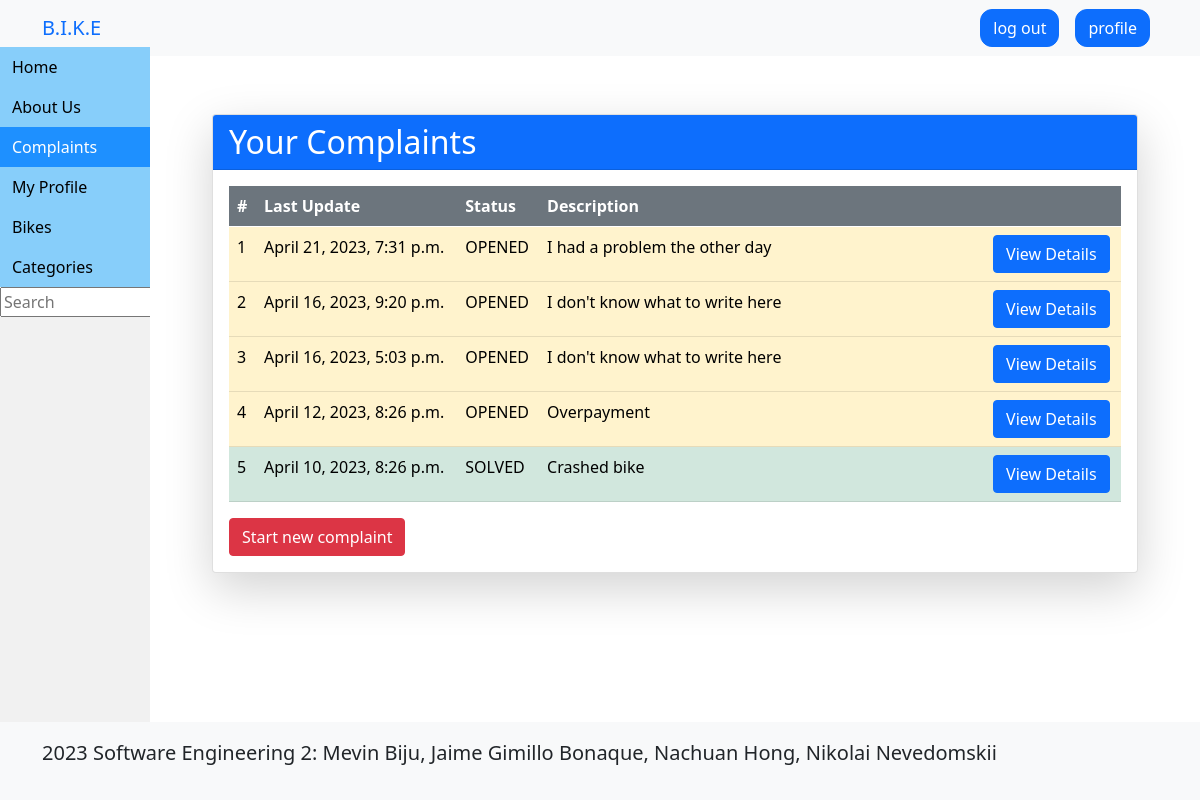
Page /complaints/ (signed in) on the committed database.
### bike/models.py (models this page shows, shortened)
class Complaint(models.Model):
    id = models.UUIDField(primary_key=True, default=uuid.uuid4, editable=False)
    lastUpdate = models.DateTimeField(default=now)
    customer = models.ForeignKey(User, related_name='customer_complaint', on_delete=models.CASCADE)
    worker = models.ForeignKey(User, related_name='worker_complaint', on_delete=models.SET_NULL, null=True)
    mechanic = models.ForeignKey(User, related_name='mechanic_complaint', on_delete=models.SET_NULL, null=True)
    description = models.CharField(max_length=256)
    status = models.CharField(
        _('status'), default=ComplaintStatus.UNATTACHED.name, choices=ComplaintStatus.choices(), max_length=32
    )
    class Meta:
        ordering = ['-lastUpdate']

### bike/views.py (the view)
# urls.py: path('complaints/', views.complaints_request, name='complaints'),
def complaints_request(request):
    user = get_user(request)
    if not user:
        return redirect('login')
    if user.is_worker():
        return render(request, 'complaints/base_complaints.html',
                      {'complaints': Complaint.objects.filter(worker=user)})
    return render(request, 'complaints/customer_complaints.html',
                  {'complaints': Complaint.objects.filter(customer=user)})

### bike/models.py (called while the page is built)
    def is_worker(self):
        return self.groups.filter(name='worker').exists()

### bike/views.py (called while the page is built)
def get_user(request):
    if not request.user.is_authenticated:
        messages.error(request, 'You are must login to perform some actions.')
        return None
    return User.objects.get(username=request.user.username)

### templates/complaints/customer_complaints.html
{% extends 'complaints/base_complaints.html' %}
{% block complaints-extra %}
	<a href="{% url 'new_complaint' %}" class="btn btn-danger">
		Start new complaint
	</a>
{% endblock %}

### templates/complaints/base_complaints.html
{% extends 'base.html' %}
{% block content %}
	<div class="container mt-5">
		<div class="row justify-content-center">
			<div class="col-lg-12 col-md-12">
				<div class="card shadow-lg">
					<div class="card-header bg-primary text-white">
						<h2 class="mb-0">Your Complaints</h2>
					</div>
					<div class="card-body">
						<div class="table-responsive">
							<table class="table table-hover ">
								<thead class="bg-secondary text-white">
									<tr>
										<th scope="col">#</th>
										<th scope="col">Last Update</th>
										<th scope="col">Status</th>
										<th class="w-50" scope="col">Description</th>
										<th scope="col"></th>
									</tr>
								</thead>
								<tbody>
									{% for complaint in complaints %}
										{% if complaint.status != 'CLOSED' %}
											<tr class="
												{% if complaint.status == 'UNATTACHED' %} table-secondary
												{% elif complaint.status == 'OPENED' %} table-warning
												{% else %} table-success
												{% endif %}">
												<td>{{ forloop.counter }}</td>
												<td>{{ complaint.lastUpdate }}</td>
												<td>{{ complaint.status }}</td>
												<td>{{ complaint.description }}</td>
												<td><a href="{% url 'complaint' complaint.id %}" class="btn btn-primary">View Details</a></td>
											</tr>
										{% endif %}
									{% endfor %}
								</tbody>
							</table>
						</div>
						{% block complaints-extra %}{% endblock %}
					</div>
				</div>
			</div>
		</div>
	</div>
{% endblock %}

### static/css/base.css (style rules this page uses)
html,body { width: 100%; height: 100%; margin: 0; padding: 0; overflow-x: hidden; }

### rows in the picture
Complaint: lastUpdate "April 21, 2023, 7:31 p.m.", status "OPENED", description "I had a problem the other day"
Complaint: lastUpdate "April 16, 2023, 9:20 p.m.", status "OPENED", description "I don't know what to write here"
Complaint: lastUpdate "April 16, 2023, 5:03 p.m.", status "OPENED", description "I don't know what to write here"
Complaint: lastUpdate "April 12, 2023, 8:26 p.m.", status "OPENED", description "Overpayment"
Complaint: lastUpdate "April 10, 2023, 8:26 p.m.", status "SOLVED", description "Crashed bike"
